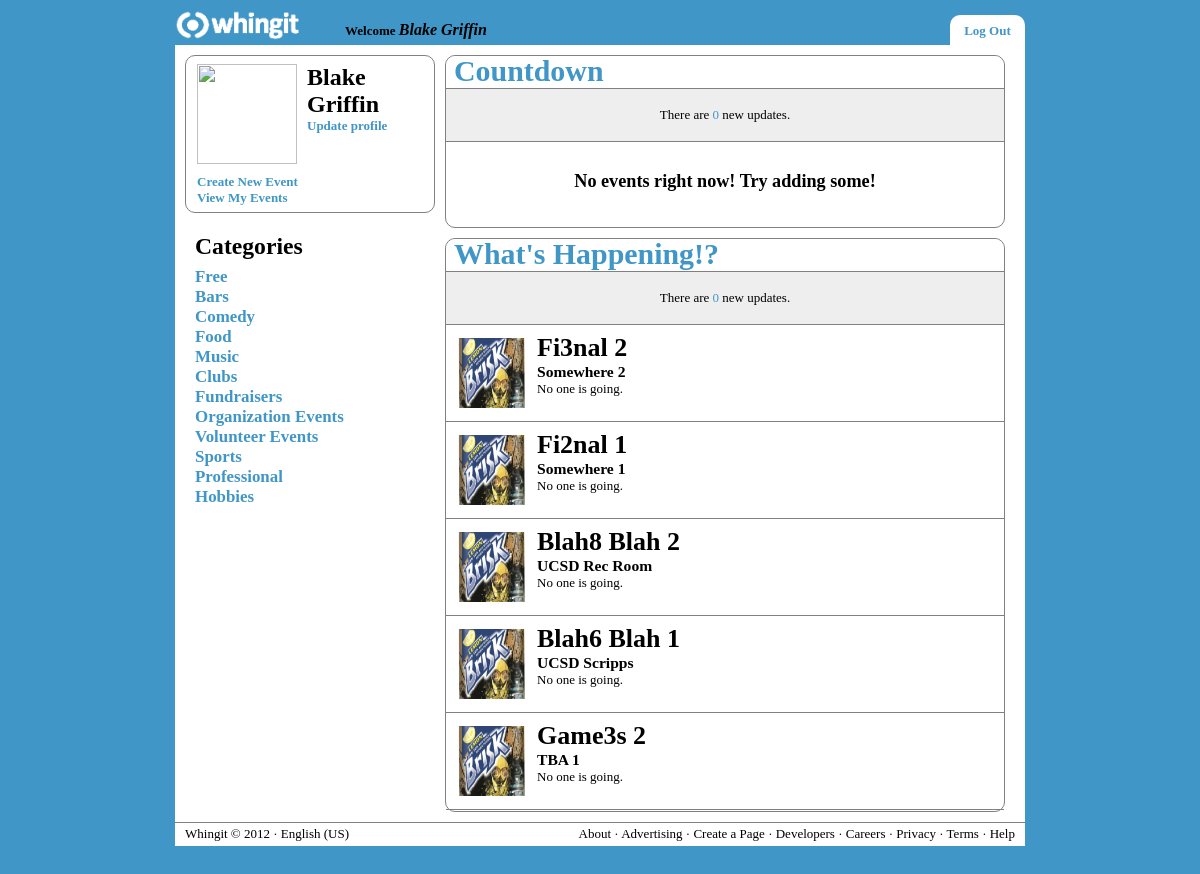
The app's page /index.php (signed in) with its own data.
### tables this page shows
CREATE TABLE `events` (
  `id` int(11) NOT NULL AUTO_INCREMENT,
  `name` varchar(100) DEFAULT NULL,
  `time` datetime DEFAULT NULL,
  `location` varchar(100) DEFAULT NULL,
  `creator` int(11) NOT NULL,
  `imageID` int(11) DEFAULT NULL,
  PRIMARY KEY (`id`),
  FOREIGN KEY (`creator`) REFERENCES user(`id`)
  ON DELETE CASCADE ON UPDATE CASCADE
);

### src/php/eventBox_feed.php (the view)
<?php
  $row = $_GET['event_info'];
?>
<div class="eventbox" id="<?php echo $row['id']; ?>">
<img src="/res/images/photo.jpg" width="70" height="70" style="margin: 5px 10px 10px 0px; float:left;vertical-align: bottom;">
<?php
  echo "<h1 class=\"eventbox_text\">" . $row['name'] . "</h1>";
  echo "<h2 class=\"eventbox_text\">" . $row['location'] . "</h2>";
  getAttendees($row['id']);
?>
</div>

### src/php/header.php (shortened to what this page needs)
<!DOCTYPE html PUBLIC "-//W3C//DTD XHTML 1.0 Transitional//EN" "http://www.w3.org/TR/xhtml1/DTD/xhtml1-transitional.dtd">
<html xmlns="http://www.w3.org/1999/xhtml">
<head>
  <link rel="stylesheet" type="text/css" href="/src/css/style.css" />
  <link rel="stylesheet" type="text/css" href="/src/css/eventbox.css" />
</head>
<body>
<div class="header"></div>
<div class="container1">
  <div class="top_bar">
  <div class="logo">
    <a href="/index.php"><img src="/res/images/logo.gif" height="30px"/></a>
  </div>
  <div class="menu_bar">
<?php if(isset($_SESSION['LOGGEDIN']) && $_SESSION['LOGGEDIN']==1)
		 {
?>
    <div class="logout_box rounded-topcorners">
      <a href="/src/php/logout.php" title="Logout">Log Out</a>
    </div>
<?php
		}
?>
  </div>
<?php if(isset($_SESSION['LOGGEDIN']) && $_SESSION['LOGGEDIN']==1)
			{
				?>
				<b><br><font color="#000000">Welcome </font> <i>
				<font size="3" color="#000000"><?php echo $_SESSION['username']?></font></i></b>
	         <?php
		    }
				?>
  <br>
  </div>
  <div class="container">

### index.php
<?php
  include './src/php/header.php';
  if(!isset($_SESSION['LOGGEDIN']) || $_SESSION['LOGGEDIN']==0)
  {
    include './src/php/login.php';
  } else if(isset($_SESSION['LOGGEDIN']) && $_SESSION['LOGGEDIN']==1) {
		include './src/php/sidebar.php';
?>
    <div class="content">
      <?php include './src/php/countdown.php'; ?>
      <?php include './src/php/feed.php'; ?>
    </div>
<?php
	}
	include './src/php/footer.php';
?>

### src/php/sidebar.php (shortened to what this page needs)
<?php
  if(isset($_SESSION['id'])) {
    $id = $_SESSION['id'];
  } else {
    $id = 0;
  }
?>
<div class="sidebar1">
<div class="rounded-corners">
  <div class="user_panel">
    <table cellspacing="0" cellpadding="0" border="0">
    <tr>
      <td>
        <img src="/src/php/image.php?uid=<?php echo $id;?>" width="100" height = "100">
      </td>
      <td width="10px">
      </td>
      <td style="vertical-align:top">
        <font size="5em"><?php echo $_SESSION['username']?> </font> <br />
        <a href="/src/php/updateProfile.php"> Update profile </a><br />
      </td>
    </tr>
    <tr height="10px">
    </tr>
      <td colspan="2">
        <a href="/src/php/createEventForm.php"> Create New Event </a> <br />
        <a href="/src/php/myEventsPage.php"> View My Events </a>
      </td>
    </table>
  </div>
</div>
<div class="categories">
  <h2>Categories</h2>
  <a href="#">Free</a><br />
  <a href="#">Bars</a><br />
  <a href="#">Comedy</a><br />
  <a href="#">Food</a><br />
  <a href="#">Music</a><br />
  <a href="#">Clubs</a><br />
  <a href="#">Fundraisers</a><br />
  <a href="#">Organization Events</a><br />
  <a href="#">Volunteer Events</a><br />
  <a href="#">Sports</a><br />
  <a href="#">Professional</a><br />
  <a href="#">Hobbies</a>
</div>
</div>

### src/php/countdown.php (shortened to what this page needs)
<?php
  include '/src/php/event_functions.php';
?>
<div class="rounded-corners" id="countdown_outer">
  <a href="#">
  <div class="panel_header rounded-topcorners" onclick="animatedcollapse.toggle('feed_outer')">
    <h1>Countdown</h1>
  </div>
  </a>
  <div class="countdown" id="countdown">
    <div id="countdown_notify">
      <?php
        include '/src/php/async_bar.php';
      ?>
    </div>
    <?php
      $currentCounter = 0;
    ?>
    <?php
      if ($currentCounter == 0) {
    ?>
        <div class="noevents">
          <h2>No events right now! Try adding some!</h2>
        </div>
    <?php
      }
    ?>
  </div>
</div>

### src/php/async_bar.php (shortened to what this page needs)
<?php
  $parent_id = $_GET['parent_id'];
?>
<div class="notification">
  <?php
    $numNotify = 0;
  ?>
  There are <a href="javascript:animatedcollapse.toggle('<?php echo $parent_id; ?>')">
  <?php echo $numNotify; ?></a> new updates.
</div>

### src/php/feed.php (shortened to what this page needs)
<?php
$action=$_GET['action'];
if($action <> "get") {
  include '/src/php/feed_load_first.php';
?>
<?php
} else {
  include 'feed_load_second.php';
}
?>

### src/php/feed_load_first.php (shortened to what this page needs)
<div class="rounded-corners" id="feed_outer">
  <a href="#">
  <div class="panel_header rounded-topcorners" onclick="animatedcollapse.toggle('countdown_outer')">
    <h1>What's Happening!?</h1>
  </div>
  </a>
  <div class="feed" id="feed">
    <div id="feed_notify">
      <?php
        include '/src/php/async_bar.php';
      ?>
    </div>
<?php
  $eventTab = mysql_query("SELECT * FROM events WHERE TIMEDIFF(NOW(),time) > 0 ORDER BY id DESC LIMIT 10");
  while($row = mysql_fetch_array($eventTab)) {
    include("eventBox_feed.php");
  }
?>
  </div>
</div>

### src/php/event_functions.php (shortened to what this page needs)
<?php
  function getAttendees($eventId) {
    $users = mysql_query("SELECT first_name FROM user, attend WHERE user.id=attend.attendee AND attend.id=$eventId");
    $total = mysql_num_rows($users);
    switch($total) {
      case 0:
        echo "No one";
        break;
    }
    $is_are = $total < 2 ? "is" : "are";
    echo " " . $is_are . " going.";
  }
?>

### src/php/footer.php (shortened to what this page needs)
  </div>
  <div class="footer">
    <div class="left-align">
    Whingit © 2012 · English (US)
    </div>
    <div class="right-align">
    About · Advertising · Create a Page · Developers · Careers · Privacy · Terms · Help
    </div>
  </div>
</div>
</body>
</html>

### src/css/style.css (style rules this page uses)
html { font-size: 100%; }
body { background-repeat: repeat-x; font-family: Calibri; font-size: 0.8125em; background-color: #4096c7; margin: 0; padding: 0; color: #000; }
h1, h2, h3, h4, h5, h6, p { margin-top: 0; }
h1 { font-size: 2.3em; margin: 0px; margin-top: -10px; font-weight: bold; }
h2 { color: #000000; font-size: 1.4em; margin: 0; padding-bottom: 7px; }
a img { border: none; }
a:link, a:visited { color: #4096c7; text-decoration: none; border: 0px; }
.rounded-corners { background-color: #FFFFFF; border: 1px solid gray; margin: 0 auto; margin-bottom: 10px; -moz-border-radius: 10px; -webkit-border-radius: 10px; -khtml-border-radius: 10px; behavior: url(/border-radius.htc); border-radius: 10px; }
.rounded-topcorners { background-color: #FFFFFF; -moz-border-radius-topleft: 10px; -moz-border-radius-topright: 10px; behavior: url(/border-radius.htc); border-top-left-radius: 10px; border-top-right-radius: 10px; }
.header { background-color: #4096c7; width: 100%; height: 45px; min-width: 880px; max-height: 50px; position: absolute; top: 0; left: -12; z-index: 1; }
.container1 { background-repeat: repeat-x; width: 850px; background-color: #FFFFFF; margin: 0px auto; position: relative; margin-bottom: 50px; margin-top: 5px; }
.top_bar { width: 850px; height: 40px; position: absolute; float: right; z-index: 3; }
.logo { width: 170px; height: 40px; padding-top: 5px; float: left; }
.menu_bar { width: 100px; height: 40px; float: right; }
.logout_box { width: 75px; font-weight: bold; text-align: center; color: #FFF; line-height: 2.5em; color: #000000; height: 75%; float: right; margin-top: 10px; }
.container { min-height: 700px; padding-top: 40px; margin: 0 auto; }
.sidebar1 { width: 250px; height: 100%; padding: 10px; padding-right: 0px; float: left; }
.user_panel { height: 140px; padding: 8px 11px 8px 11px; font-weight: bold; }
.categories { font-size: 1.3em; padding: 10px; padding-bottom: 0px; font-weight: bold; }
.content { width: 560px; padding: 10px; padding-bottom: 0px; float: left; }
.panel_header { padding: 8px; padding-bottom: 0px; color: #4096c7; background-color: #FFFFFF; }
.countdown { height: 100%; max-height: 345px; overflow: hidden; }
.feed { height: 100%; max-height: 540px; overflow: hidden; }
.footer { padding: 10px; padding-top: 3px; position: relative; clear: both; border-top: 1px solid gray; padding-bottom:20px; }
.left-align { float: left; }
.right-align { float: right; }

### src/css/eventbox.css (style rules this page uses)
.eventbox { height: 80px; padding: 8px 11px 8px 11px; border-top: 1px solid gray; overflow: hidden; }
h1.eventbox_text { color: #000000; font-weight: bolder; font-size: 2em; padding: 0; margin: 0; }
h2.eventbox_text { color: #000000; font-weight: bolder; font-size: 1.2em; padding: 0; margin: 0; }
.notification { line-height: 4em; border-top: 1px solid gray; overflow: hidden; background-color: #EEEEEE; text-align: center; }
.noevents { line-height: 6em; border-top: 1px solid gray; overflow: hidden; text-align: center; }

### records on screen
events: name "Fi3nal 2", location "Somewhere 2", shows "No one", is_are "is"
events: name "Fi2nal 1", location "Somewhere 1", shows "No one", is_are "is"
events: name "Blah8 Blah 2", location "UCSD Rec Room", shows "No one", is_are "is"
events: name "Blah6 Blah 1", location "UCSD Scripps", shows "No one", is_are "is"
events: name "Game3s 2", location "TBA 1", shows "No one", is_are "is"

### other values on screen
$_SESSION['username'] "Blake Griffin"
$numNotify "0 0"
